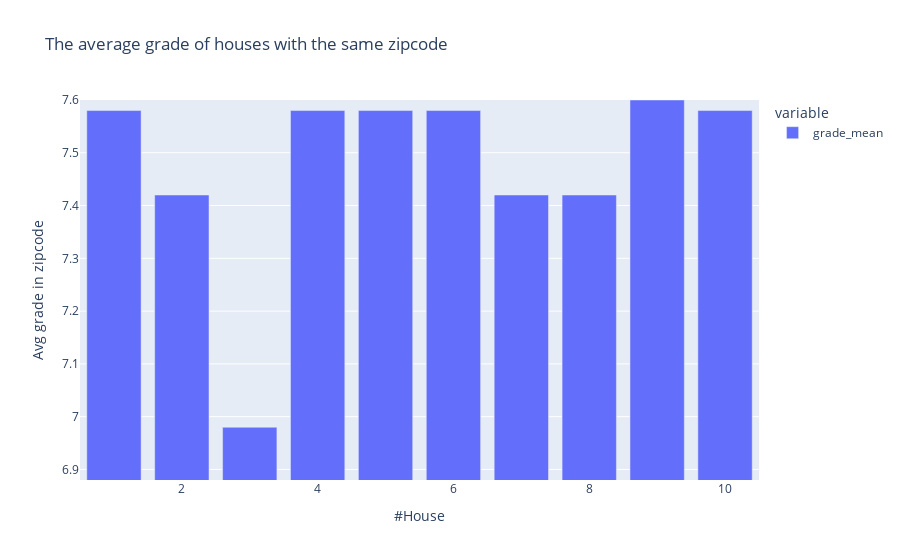

Notebook code cell kept with this figure:
### Code cell
#Plot Neighbourhood data from top10
#mingrade = top10["grade_mean"].describe("min")
mingrade = top10['grade_mean'].describe()["min"]- 0.1

fig = px.bar(top10, x="House", y=["grade_mean"],
             
             labels={
                     "House": "#House",
                     "value": "Avg grade in zipcode"},
             
             title="The average grade of houses with the same zipcode"
             
    )
fig.update_layout(yaxis_range=[mingrade, top10['grade_mean'] .describe()["max"]])
fig.show()

### Figure 1 — Plotly figure (JSON) as saved in the notebook; plotly's stock layout.template omitted (floating-point values rounded to 4 significant figures)
{"data": [{"alignmentgroup": "True", "hovertemplate": "variable=grade_mean<br>#House=%{x}<br>Avg grade in zipcode=%{y}<extra></extra>", "legendgroup": "grade_mean", "marker": {"color": "#636efa", "pattern": {"shape": ""}}, "name": "grade_mean", "offsetgroup": "grade_mean", "orientation": "v", "showlegend": true, "textposition": "auto", "type": "bar", "x": [9, 6, 8, 1, 7, 3, 5, 10, 4, 2], "xaxis": "x", "y": [7.6, 7.58, 7.42, 7.58, 7.42, 6.98, 7.58, 7.58, 7.58, 7.42], "yaxis": "y"}], "layout": {"autosize": true, "barmode": "relative", "legend": {"title": {"text": "variable"}, "tracegroupgap": 0}, "title": {"text": "The average grade of houses with the same zipcode"}, "xaxis": {"anchor": "y", "autorange": true, "domain": [0, 1], "range": [0.5, 10.5], "title": {"text": "#House"}, "type": "linear"}, "yaxis": {"anchor": "x", "domain": [0, 1], "range": [6.88, 7.6], "title": {"text": "Avg grade in zipcode"}, "type": "linear"}}}
